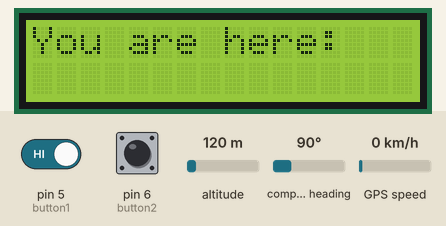
The sketch below on a simulated Arduino Uno, built with avr-gcc and run on an emulated ATmega328P. On the bench: 16×2 character LCD. The test bench sets the inputs (shaded band); at power-on: pin 5 (button1) HIGH, pin 6 (button2) HIGH, altitude 120 m, compass heading 90°, GPS speed 0 km/h. The GPS gets a fix after 3 s at 37.7749, -122.4194 with 8 satellites.

Above: at 4.2 s.
4.3 s: pin 5 (button1) driven LOW
At 11.8 s:
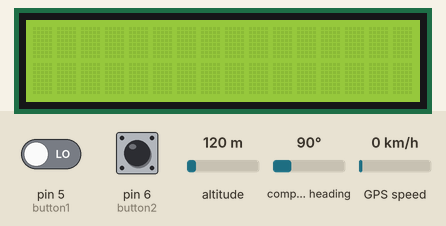
12.6 s: pin 6 (button2) pulled LOW for 3 s
At 14.4 s:
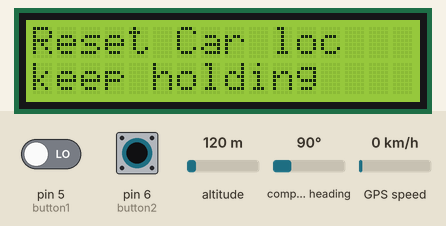
20.6 s: pin 6 (button2) pulled LOW for 3 s
At 25.1 s:
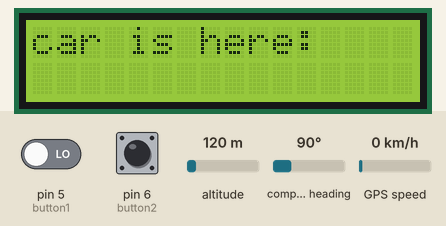
35.0 s: pin 5 (button1) driven HIGH
At 41.7 s:
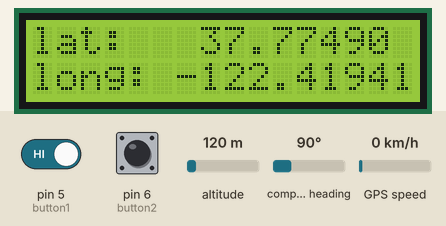
Timing chart, 0 to 43.2 s (numbered marks = the images above; inputs shaded):
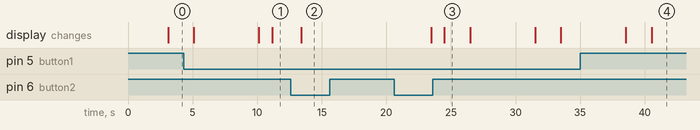

The sketch:

ArduinoCarFinder.pde
```cpp
// include the library code:
#include <LiquidCrystal.h>
// includes the NewSoftwareSerial Library
#include <NewSoftSerial.h>
// include TinyGPS library
#include <TinyGPS.h>

// create an instance of the TinyGPS object
TinyGPS gps;

// initializes the soft serial port
NewSoftSerial nss(2,3);

// initialize the library with the numbers of the interface pins
LiquidCrystal lcd(7,8,9,10,11,12);

// set up buttons
int button1 = 5;
int button2 = 6;

float latVal = 0;
float longVal= 0;

int buttonVal1 = 0;
int buttonVal2 = 0;

int buttonCount = 0;
int numCount = 0;

void gpsData(TinyGPS &gps);

void setup()
{
  nss.begin(4800);

  pinMode(button1, INPUT);
  pinMode(button2, INPUT);

  digitalWrite(button1, HIGH);
  digitalWrite(button2, HIGH);

  // set up the LCD's number of columns and rows:
  lcd.begin(16, 2);
  lcd.clear();
  lcd.home();
  lcd.print("Arduino");
  lcd.setCursor(0,1);
  lcd.print("Car Finder");
  delay(3000);
  lcd.clear();

}

void loop()
{

  while(nss.available())   // Makes sure data is at the Serial port
  {
    int c = nss.read();
    if(gps.encode(c))     // New valid sentence?
    {
      gpsData(gps);       // Write data to the LCD
    }
  }

}

void gpsData(TinyGPS &gps)
{
  // Initialize Longitude and Latitude to floating point numbers
  float latitude, longitude;
  //longVal = 0.00000;
  //latVal = 0.00000;

  // Get longitude and latitude
  gps.f_get_position(&latitude,&longitude);

  buttonVal1 = digitalRead(button1);
  buttonVal2 = digitalRead(button2);

  if (buttonVal2 == LOW)
  {
    buttonCount++;
  }

  if(buttonVal1 == LOW)
  {
    switch (buttonCount)
    {
    case 1:
      if (numCount <= 0)
      {
        gps.f_get_position(&latitude,&longitude);
        latVal = latitude;
        longVal = longitude;
        delay(250);
        numCount++;
      }
      else if (numCount > 0)
      {
        lcd.home();
        lcd.print("car is here:     ");
        delay(2000);
        lcd.clear();
        lcd.home();
        lcd.print("Lat:   ");
        lcd.print(latVal,5);
        lcd.setCursor(0,1);
        lcd.print("Long: ");
        lcd.print(longVal,5);
        delay(5000);
        lcd.clear();

      }
      break;
    case 2:
      lcd.clear();
      lcd.home();
      lcd.print("Reset Car loc");
      lcd.setCursor(0,1);
      lcd.print("keep holding");
      delay(5000);
      lcd.clear();
      break;
    default:
      buttonCount = 0;
      numCount = 0;
      break;

    }

  }

  if(buttonVal1 == HIGH)
  {
    lcd.home();
    lcd.print("You are here:   ");
    delay(2000);
    lcd.clear();
    // Set cursor to home (0,0)
    lcd.home();
    // Print "lat: " to LCD screen
    lcd.print("lat:   ");
    // Prints latitude with 5 decimal places to LCD screen
    lcd.print(latitude,5);

    // Sets the cursor to the second row
    lcd.setCursor(0,1);
    // Print "long: " to LCD screen
    lcd.print("long: ");
    // Prints longitude with 5 decimal places to LCD screen
    lcd.print(longitude,5);
    delay(5000);
    lcd.clear();
    if (longitude <= longVal + 0.00010 && longitude >= longVal - 0.00010 && latitude <= latVal + 0.00010 && latitude >= latVal - 0.00010)
    {
      lcd.clear();
      lcd.home();
      lcd.print("You should see  ");
      lcd.setCursor(0,1);
      lcd.print("your car");
      delay(2000);
      lcd.clear();

    }
    else
    {
      lcd.clear();
      lcd.home();
      lcd.print("Keep Looking    ");
      delay(1000);
      lcd.clear();
    }

  }

}
```

Measured:
- after the input at 4.3 s, the display: first differs from a run without the input after 6.9 s (image 1)
- after the input at 12.6 s, the display: changes after 0.81 s (image 2)
- after the input at 20.6 s, the display: first changes after 2.9 s (image 3 shows a later state)
- after the input at 35.0 s, the display: first changes after 3.6 s (image 4 shows a later state)
- what the display in image 3 shows lasts 2.0 s, from 24.5 s to 26.5 s
